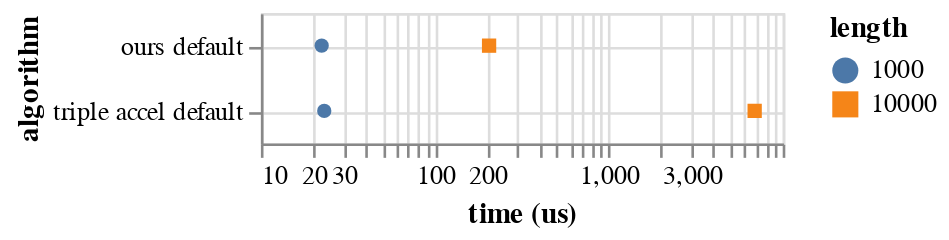

Notebook code for this chart:
### Markdown cell above
Random DNA Sequences Benchmark (AVX2)

### Code cell
c = alt.Chart(data).mark_point(opacity = 1, filled = True).encode(
    x = alt.X("time", axis = alt.Axis(title = "time (us)"), scale = alt.Scale(type = "log")),
    y = alt.Y("algorithm property", axis = alt.Axis(title = "algorithm", grid = True), sort = alt.EncodingSortField(field = "time")),
    color = "length:N",
    shape = "length:N"
).transform_filter(
    datum.alphabet == "nucleotide"
).properties(
    width = 200,
    height = 50
)
save(c, "random_dna_bench.pdf")
c

### Figure 1 — Vega-Lite specification as saved in the notebook (floating-point values rounded to 4 significant figures)
{"config": {"view": {"continuousWidth": 400, "continuousHeight": 300}}, "data": {"name": "data-e385596c70e179b1a0592e9bb0ebd72c"}, "mark": {"type": "point", "filled": true, "opacity": 1}, "encoding": {"color": {"type": "nominal", "field": "length"}, "shape": {"type": "nominal", "field": "length"}, "x": {"type": "quantitative", "axis": {"title": "time (us)"}, "field": "time", "scale": {"type": "log"}}, "y": {"type": "nominal", "axis": {"grid": true, "title": "algorithm"}, "field": "algorithm property", "sort": {"field": "time"}}}, "height": 50, "transform": [{"filter": "(datum.alphabet === 'nucleotide')"}], "width": 200, "$schema": "https://vega.github.io/schema/vega-lite/v4.8.1.json", "datasets": {"data-e385596c70e179b1a0592e9bb0ebd72c": [{"algorithm": "parasailors", "alphabet": "protein", "k": 1000, "length": 10000, "property": "default", "time": 45820.0, "algorithm property": "parasailors default"}, {"algorithm": "parasailors", "alphabet": "protein", "k": 100, "length": 1000, "property": "default", "time": 499.7, "algorithm property": "parasailors default"}, {"algorithm": "parasailors", "alphabet": "protein", "k": 10, "length": 100, "property": "default", "time": 17.0, "algorithm property": "parasailors default"}, {"algorithm": "rust bio", "alphabet": "protein", "k": 100, "length": 1000, "property": "default", "time": 14140.0, "algorithm property": "rust bio default"}, {"algorithm": "rust bio", "alphabet": "protein", "k": 10, "length": 100, "property": "default", "time": 150.1, "algorithm property": "rust bio default"}, {"algorithm": "ours", "alphabet": "protein", "k": 1000, "length": 10000, "property": "default", "time": 222.4, "algorithm property": "ours default"}, {"algorithm": "ours", "alphabet": "protein", "k": 1000, "length": 10000, "property": "insert", "time": 2000.0, "algorithm property": "ours insert"}, {"algorithm": "ours", "alphabet": "protein", "k": 1000, "length": 10000, "property": "small", "time": 211.3, "algorithm property": "ours small"}, {"algorithm": "ours", "alphabet": "protein", "k": 1000, "length": 10000, "property": "trace", "time": 340.4, "algorithm property": "ours trace"}, {"algorithm": "ours", "alphabet": "protein", "k": 100, "length": 1000, "property": "default", "time": 23.8, "algorithm property": "ours default"}, {"algorithm": "ours", "alphabet": "protein", "k": 100, "length": 1000, "property": "insert", "time": 43.52, "algorithm property": "ours insert"}, {"algorithm": "ours", "alphabet": "protein", "k": 100, "length": 1000, "property": "small", "time": 21.92, "algorithm property": "ours small"}, {"algorithm": "ours", "alphabet": "protein", "k": 100, "length": 1000, "property": "trace", "time": 37.78, "algorithm property": "ours trace"}, {"algorithm": "ours", "alphabet": "protein", "k": 10, "length": 100, "property": "default", "time": 3.823, "algorithm property": "ours default"}, {"algorithm": "ours", "alphabet": "protein", "k": 10, "length": 100, "property": "insert", "time": 4.004, "algorithm property": "ours insert"}, {"algorithm": "ours", "alphabet": "protein", "k": 10, "length": 100, "property": "small", "time": 3.171, "algorithm property": "ours small"}, {"algorithm": "ours", "alphabet": "protein", "k": 10, "length": 100, "property": "trace", "time": 5.599, "algorithm property": "ours trace"}, {"algorithm": "ours", "alphabet": "nucleotide", "k": 1000, "length": 10000, "property": "default", "time": 205.1, "algorithm property": "ours default"}, {"algorithm": "ours", "alphabet": "nucleotide", "k": 100, "length": 1000, "property": "default", "time": 22.35, "algorithm property": "ours default"}, {"algorithm": "triple accel", "alphabet": "nucleotide", "k": 1000, "length": 10000, "property": "default", "time": 6899.0, "algorithm property": "triple accel default"}, {"algorithm": "triple accel", "alphabet": "nucleotide", "k": 100, "length": 1000, "property": "default", "time": 23.13, "algorithm property": "triple accel default"}]}}
